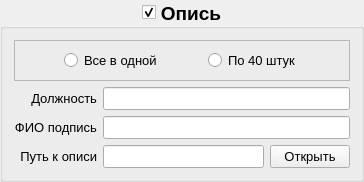
     <widget class="QGroupBox" name="groupBox_inventory_insert">
      <property name="font">
       <font>
        <pointsize>14</pointsize>
        <weight>75</weight>
        <bold>true</bold>
       </font>
      </property>
      <property name="title">
       <string>Опись</string>
      </property>
      <property name="alignment">
       <set>Qt::AlignCenter</set>
      </property>
      <property name="checkable">
       <bool>true</bool>
      </property>
      <layout class="QGridLayout" name="gridLayout_6">
       <item row="1" column="0">
        <widget class="QLabel" name="label_firm_2">
         <property name="sizePolicy">
          <sizepolicy hsizetype="Preferred" vsizetype="Minimum">
           <horstretch>0</horstretch>
           <verstretch>0</verstretch>
          </sizepolicy>
         </property>
         <property name="font">
          <font>
           <pointsize>10</pointsize>
           <weight>50</weight>
           <bold>false</bold>
          </font>
         </property>
         <property name="text">
          <string>Должность</string>
         </property>
         <property name="alignment">
          <set>Qt::AlignRight|Qt::AlignTrailing|Qt::AlignVCenter</set>
         </property>
        </widget>
       </item>
       <item row="2" column="0">
        <widget class="QLabel" name="label_firm_3">
         <property name="sizePolicy">
          <sizepolicy hsizetype="Preferred" vsizetype="Minimum">
           <horstretch>0</horstretch>
           <verstretch>0</verstretch>
          </sizepolicy>
         </property>
         <property name="font">
          <font>
           <pointsize>10</pointsize>
           <weight>50</weight>
           <bold>false</bold>
          </font>
         </property>
         <property name="text">
          <string>ФИО подпись</string>
         </property>
         <property name="alignment">
          <set>Qt::AlignRight|Qt::AlignTrailing|Qt::AlignVCenter</set>
         </property>
        </widget>
       </item>
       <item row="3" column="0">
        <widget class="QLabel" name="label_form_28">
         <property name="sizePolicy">
          <sizepolicy hsizetype="Preferred" vsizetype="Minimum">
           <horstretch>0</horstretch>
           <verstretch>0</verstretch>
          </sizepolicy>
         </property>
         <property name="font">
          <font>
           <pointsize>10</pointsize>
           <weight>50</weight>
           <bold>false</bold>
          </font>
         </property>
         <property name="text">
          <string>Путь к описи</string>
         </property>
         <property name="alignment">
          <set>Qt::AlignRight|Qt::AlignTrailing|Qt::AlignVCenter</set>
         </property>
        </widget>
       </item>
       <item row="3" column="1">
        <widget class="QLineEdit" name="lineEdit_account_path">
         <property name="enabled">
          <bool>true</bool>
         </property>
         <property name="sizePolicy">
          <sizepolicy hsizetype="Expanding" vsizetype="Fixed">
           <horstretch>0</horstretch>
           <verstretch>0</verstretch>
          </sizepolicy>
         </property>
         <property name="font">
          <font>
           <pointsize>10</pointsize>
           <weight>50</weight>
           <bold>false</bold>
          </font>
         </property>
        </widget>
       </item>
       <item row="3" column="2">
        <widget class="QPushButton" name="pushButton_account">
         <property name="sizePolicy">
          <sizepolicy hsizetype="Fixed" vsizetype="Fixed">
           <horstretch>0</horstretch>
           <verstretch>0</verstretch>
          </sizepolicy>
         </property>
         <property name="font">
          <font>
           <pointsize>10</pointsize>
           <weight>50</weight>
           <bold>false</bold>
          </font>
         </property>
         <property name="text">
          <string>Открыть</string>
         </property>
        </widget>
       </item>
       <item row="0" column="0" colspan="3">
        <widget class="QFrame" name="frame">
         <property name="sizePolicy">
          <sizepolicy hsizetype="Preferred" vsizetype="Fixed">
           <horstretch>0</horstretch>
           <verstretch>0</verstretch>
          </sizepolicy>
         </property>
         <property name="frameShape">
          <enum>QFrame::StyledPanel</enum>
         </property>
         <property name="frameShadow">
          <enum>QFrame::Raised</enum>
         </property>
         <layout class="QGridLayout" name="gridLayout_14">
          <item row="0" column="4">
           <spacer name="horizontalSpacer_2">
            <property name="orientation">
             <enum>Qt::Horizontal</enum>
            </property>
            <property name="sizeHint" stdset="0">
             <size>
              <width>40</width>
              <height>20</height>
             </size>
            </property>
           </spacer>
          </item>
          <item row="0" column="0">
           <spacer name="horizontalSpacer">
            <property name="orientation">
             <enum>Qt::Horizontal</enum>
            </property>
            <property name="sizeHint" stdset="0">
             <size>
              <width>40</width>
              <height>20</height>
             </size>
            </property>
           </spacer>
          </item>
          <item row="0" column="1">
           <widget class="QRadioButton" name="radioButton_all_doc">
            <property name="enabled">
             <bool>true</bool>
            </property>
            <property name="sizePolicy">
             <sizepolicy hsizetype="Expanding" vsizetype="Fixed">
              <horstretch>0</horstretch>
              <verstretch>0</verstretch>
             </sizepolicy>
            </property>
            <property name="font">
             <font>
              <pointsize>10</pointsize>
              <weight>50</weight>
              <bold>false</bold>
             </font>
            </property>
            <property name="text">
             <string>Все в одной</string>
            </property>
           </widget>
          </item>
          <item row="0" column="3">
           <widget class="QRadioButton" name="radioButton_40_num">
            <property name="enabled">
             <bool>true</bool>
            </property>
            <property name="sizePolicy">
             <sizepolicy hsizetype="Expanding" vsizetype="Fixed">
              <horstretch>0</horstretch>
              <verstretch>0</verstretch>
             </sizepolicy>
            </property>
            <property name="font">
             <font>
              <pointsize>10</pointsize>
              <weight>50</weight>
              <bold>false</bold>
             </font>
            </property>
            <property name="text">
             <string>По 40 штук</string>
            </property>
           </widget>
          </item>
          <item row="0" column="2">
           <spacer name="horizontalSpacer_4">
            <property name="orientation">
             <enum>Qt::Horizontal</enum>
            </property>
            <property name="sizeHint" stdset="0">
             <size>
              <width>40</width>
              <height>20</height>
             </size>
            </property>
           </spacer>
          </item>
         </layout>
        </widget>
       </item>
       <item row="1" column="1" colspan="2">
        <widget class="QLineEdit" name="lineEdit_account_post">
         <property name="enabled">
          <bool>true</bool>
         </property>
         <property name="sizePolicy">
          <sizepolicy hsizetype="Expanding" vsizetype="Fixed">
           <horstretch>0</horstretch>
           <verstretch>0</verstretch>
          </sizepolicy>
         </property>
         <property name="font">
          <font>
           <pointsize>10</pointsize>
           <weight>50</weight>
           <bold>false</bold>
          </font>
         </property>
        </widget>
       </item>
       <item row="2" column="1" colspan="2">
        <widget class="QLineEdit" name="lineEdit_account_signature">
         <property name="enabled">
          <bool>true</bool>
         </property>
         <property name="sizePolicy">
          <sizepolicy hsizetype="Expanding" vsizetype="Fixed">
           <horstretch>0</horstretch>
           <verstretch>0</verstretch>
          </sizepolicy>
         </property>
         <property name="font">
          <font>
           <pointsize>10</pointsize>
           <weight>50</weight>
           <bold>false</bold>
          </font>
         </property>
        </widget>
       </item>
      </layout>
     </widget>
